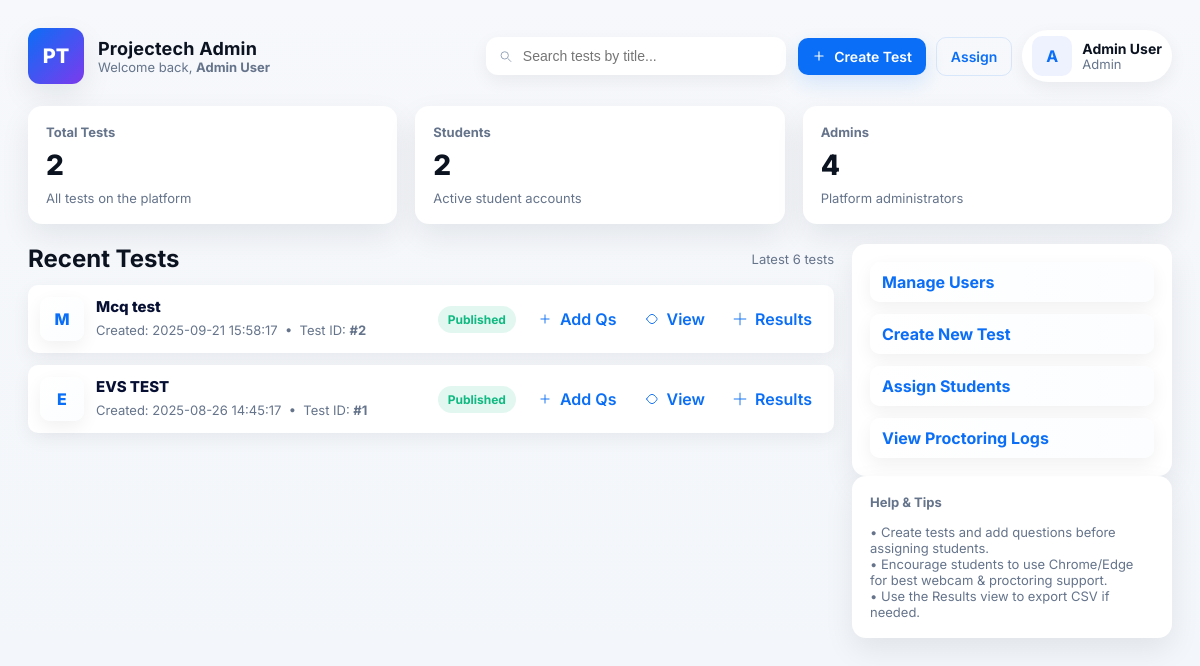
Page /admin_dashboard.php (signed in) on the committed database.
### tables this page shows
CREATE TABLE `tests` (
  `id` int(11) NOT NULL,
  `test_id` varchar(20) NOT NULL,
  `title` varchar(255) NOT NULL,
  `description` text DEFAULT NULL,
  `duration_minutes` int(11) NOT NULL,
  `total_questions` int(11) NOT NULL,
  `passing_marks` int(11) NOT NULL,
  `status` enum('draft','published') NOT NULL DEFAULT 'draft',
  `start_time` datetime DEFAULT NULL,
  `end_time` datetime DEFAULT NULL,
  `created_by` int(11) NOT NULL,
  `created_at` timestamp NOT NULL DEFAULT current_timestamp()
);

### admin_dashboard.php (the view, shortened to what this page needs)
<?php
$name = $_SESSION['name'];
$conn = new mysqli("localhost","root","","exam_proctoring");
$total_tests = $conn->query("SELECT COUNT(*) AS c FROM tests")->fetch_assoc()['c'];
$total_students = $conn->query("SELECT COUNT(*) AS c FROM users WHERE role='student'")->fetch_assoc()['c'];
$total_admins = $conn->query("SELECT COUNT(*) AS c FROM users WHERE role='admin'")->fetch_assoc()['c'];
$recent_tests = $conn->query("SELECT id, title, status, created_at FROM tests ORDER BY created_at DESC LIMIT 6");
?>
<!doctype html>
<html lang="en">
<head>
</head>
<body>
  <header>
    <div class="brand">
      <div class="logo" aria-hidden>PT</div>
      <div>
        <h1>Projectech Admin</h1>
        <p>Welcome back, <strong><?= htmlspecialchars($name) ?></strong></p>
      </div>
    </div>
    <div class="header-right">
      <div class="search" role="search" aria-label="Search tests">
        <svg width="16" height="16" viewBox="0 0 24 24" fill="none" aria-hidden><path d="M21 21l-4.35-4.35" stroke="#94a3b8" stroke-width="1.6" stroke-linecap="round" stroke-linejoin="round"/><circle cx="11" cy="11" r="6" stroke="#94a3b8" stroke-width="1.6"/></svg>
        <input id="tableSearch" type="search" placeholder="Search tests by title..." aria-label="Search tests">
      </div>
      <div class="quick-actions">
        <a class="btn" href="create_test.php" title="Create Test">
          <svg width="14" height="14" viewBox="0 0 24 24" fill="none" aria-hidden><path d="M12 5v14M5 12h14" stroke="#fff" stroke-width="2" stroke-linecap="round"/></svg>
          Create Test
        </a>
        <a class="btn ghost" href="assign_students.php" title="Assign Students">Assign</a>
        <div class="user" title="Logged in user">
          <div class="avatar" aria-hidden><?= strtoupper(substr($name,0,1)) ?></div>
          <div style="line-height:1">
            <div style="font-weight:700;font-size:14px"><?= htmlspecialchars($name) ?></div>
            <div class="muted" style="margin-top:2px">Admin</div>
          </div>
        </div>
      </div>
    </div>
  </header>
  <main>
    <section class="stats" aria-label="Platform statistics">
      <div class="card">
        <h3>Total Tests</h3>
        <div class="value"><?= (int)$total_tests ?></div>
        <div class="sub muted">All tests on the platform</div>
      </div>
      <div class="card">
        <h3>Students</h3>
        <div class="value"><?= (int)$total_students ?></div>
        <div class="sub muted">Active student accounts</div>
      </div>
      <div class="card">
        <h3>Admins</h3>
        <div class="value"><?= (int)$total_admins ?></div>
        <div class="sub muted">Platform administrators</div>
      </div>
    </section>
    <section class="panel" aria-label="Main panel">
      <div>
        <div style="margin-bottom:12px; display:flex; justify-content:space-between; align-items:center;">
          <h2 style="margin:0">Recent Tests</h2>
          <div class="muted">Latest 6 tests</div>
        </div>
        <div id="testsList" class="table-list" aria-live="polite">
          <?php while($t = $recent_tests->fetch_assoc()): ?>
            <div class="test-row" data-title="<?= htmlspecialchars(strtolower($t['title'])) ?>">
              <div class="test-left">
                <div style="min-width:44px; height:44px; border-radius:10px; background:linear-gradient(135deg,#fff,#fbfdff); display:grid; place-items:center; box-shadow:var(--shadow-sm); font-weight:800; color:var(--primary)"><?= htmlspecialchars(substr($t['title'],0,1)) ?></div>
                <div>
                  <div style="font-weight:800; font-size:15px; color:#071033"><?= htmlspecialchars($t['title']) ?></div>
                  <div class="test-meta" style="margin-top:6px">
                    <span class="muted">Created: </span>
                    <span class="muted nowrap"><?= htmlspecialchars($t['created_at']) ?></span>
                    &nbsp;•&nbsp;
                    <span class="muted">Test ID:</span> <span style="font-weight:700">#<?= (int)$t['id'] ?></span>
                  </div>
                </div>
              </div>
              <div style="display:flex; gap:12px; align-items:center;">
                <div>
                  <?php if ($t['status'] === 'published'): ?>
                    <span class="badge published">Published</span>
                  <?php else: ?>
                    <span class="badge draft">Draft</span>
                  <?php endif; ?>
                </div>
                <div class="actions">
                  <a class="action-link" href="add_question.php?test_db_id=<?= (int)$t['id'] ?>" title="Add Questions">
                    <svg width="14" height="14" viewBox="0 0 24 24" fill="none" aria-hidden><path d="M12 5v14M5 12h14" stroke="#0b6ef6" stroke-width="1.6" stroke-linecap="round"/></svg>
                    Add Qs
                  </a>
                  <a class="action-link" href="view_test.php?test_id=<?= (int)$t['id'] ?>" title="View Test">
                    <svg width="14" height="14" viewBox="0 0 24 24" fill="none" aria-hidden><path d="M3 12s4-8 9-8 9 8 9 8-4 8-9 8-9-8-9-8z" stroke="#0b6ef6" stroke-width="1.6" stroke-linecap="round" stroke-linejoin="round"/></svg>
                    View
                  </a>
                  <a class="action-link" href="view_results.php?test_id=<?= (int)$t['id'] ?>" title="View Results">
                    <svg width="14" height="14" viewBox="0 0 24 24" fill="none" aria-hidden><path d="M12 2v20M2 12h20" stroke="#0b6ef6" stroke-width="1.6" stroke-linecap="round"/></svg>
                    Results
                  </a>
                </div>
              </div>
            </div>
          <?php endwhile; ?>
        </div>
      </div>
      <aside>
        <div class="side-card card">
          <a href="manage_users.php">Manage Users</a>
          <a href="create_test.php">Create New Test</a>
          <a href="assign_students.php">Assign Students</a>
          <a href="proctoring_logs_view.php">View Proctoring Logs</a>
        </div>
        <div class="card">
          <h3 style="margin:0 0 6px 0">Help & Tips</h3>
          <p class="help muted" style="margin:0">
            • Create tests and add questions before assigning students.<br>
            • Encourage students to use Chrome/Edge for best webcam & proctoring support.<br>
            • Use the Results view to export CSV if needed.
          </p>
        </div>
      </aside>
    </section>
  </main>
</body>
</html>

### admin_dashboard.php (style rules this page uses)
:root { --bg:#f6f8fb; --card:#ffffff; --muted:#65748b; --primary:#0b6ef6; --accent:#7c3aed; --success:#10b981; --danger:#ef4444; --glass: rgba(255,255,255,0.6); --radius:14px; --shadow-lg: 0 12px 30px rgba(15,23,42,0.08); --shadow-sm: 0 6px 18px rgba(15,23,42,0.06); font-family: 'Inter', system-ui, -apple-system, "Segoe UI", Roboto, "Helvetica Neue", Arial; }
* { box-sizing:border-box }
body { margin:0; background:linear-gradient(180deg,var(--bg),#f3f6fa); color:#0b1220; -webkit-font-smoothing:antialiased; -moz-osx-font-smoothing:grayscale; padding:28px; }
header { display:flex; align-items:center; justify-content:space-between; gap:16px; margin-bottom:22px; }
.brand { display:flex; gap:14px; align-items:center; }
.logo { width:56px;height:56px;border-radius:12px; background:linear-gradient(135deg,var(--primary),var(--accent)); display:grid;place-items:center;color:#fff;font-weight:800; box-shadow:var(--shadow-lg); font-size:20px; }
.brand h1 { margin:0;font-size:18px;letter-spacing:0.2px }
.brand p { margin:0;color:var(--muted);font-size:13px }
.header-right { display:flex; gap:12px; align-items:center; }
.search { display:flex; align-items:center; gap:8px; background:var(--card); padding:10px 12px; border-radius:12px; box-shadow:var(--shadow-sm); min-width:300px; }
.search input { border:0; outline:0; font-size:14px; width:100%; color:#0b1220; background:transparent; }
.user { display:flex; align-items:center; gap:10px; padding:6px 10px; border-radius:999px; background:var(--card); box-shadow:var(--shadow-sm); }
.avatar { width:40px;height:40px;border-radius:10px;background:#eef2ff;color:var(--primary); display:grid;place-items:center;font-weight:700; }
.quick-actions { display:flex; gap:10px; align-items:center; }
.btn { display:inline-flex; gap:8px; align-items:center; padding:10px 14px; border-radius:10px; background:var(--primary); color:#fff; text-decoration:none; font-weight:600; font-size:14px; box-shadow: 0 8px 20px rgba(11,110,246,0.14); }
.btn.ghost { background:transparent; color:var(--primary); border:1px solid rgba(11,110,246,0.12); box-shadow:none }
.stats { display:grid; grid-template-columns: repeat(3, 1fr); gap:18px; margin-bottom:20px; }
.card { background:var(--card); border-radius:var(--radius); padding:18px; box-shadow:var(--shadow-lg); display:flex; flex-direction:column; gap:8px; }
.card h3 { margin:0;font-size:13px;color:var(--muted) }
.card .value { font-size:28px;font-weight:800 }
.card .sub { color:var(--muted);font-size:13px }
.panel { display:grid; grid-template-columns: 1fr 320px; gap:18px; align-items:start; }
.table-list { display:grid; gap:12px; }
.test-row { display:flex; justify-content:space-between; gap:12px; align-items:center; padding:12px; border-radius:10px; box-shadow:var(--shadow-sm); background:var(--card) }
.test-left { display:flex; gap:12px; align-items:flex-start; max-width:70% }
.test-meta { color:var(--muted); font-size:13px }
.badge { display:inline-block; padding:6px 10px; border-radius:999px; font-weight:700; font-size:12px; }
.badge.published { background:rgba(16,185,129,0.12); color:var(--success) }
.actions { display:flex; gap:8px; align-items:center }
.action-link { display:inline-flex; gap:8px; align-items:center; padding:8px 10px; border-radius:8px; text-decoration:none; font-weight:600; color:var(--primary); background:transparent }
.side-card { display:flex; flex-direction:column; gap:12px; }
.side-card a { text-decoration:none; padding:10px 12px; border-radius:10px; background:linear-gradient(90deg,#ffffff,#fbfdff); box-shadow:var(--shadow-sm); color:var(--primary); font-weight:700 }
.muted { color:var(--muted); font-size:13px }
.nowrap { white-space:nowrap; }

### rows in the picture
tests: title "M", title "Mcq test", created_at "2025-09-21 15:58:17", id "2", status "Published"
tests: title "E", title "EVS TEST", created_at "2025-08-26 14:45:17", id "1", status "Published"

### other values in the picture
$name "Admin User"
substr($name,0,1) "A"
$total_tests "2"
$total_students "2"
$total_admins "4"
